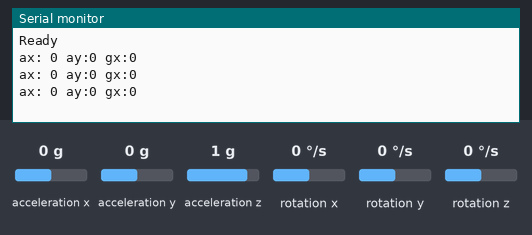
Recording of a sketch running on a simulated Arduino Uno, built with avr-gcc and run on an emulated ATmega328P. Parts: the last lines printed to the serial monitor. Inputs (shaded band) come from the test bench; at power-on: acceleration x 0 g, acceleration y 0 g, rotation x 0 °/s, acceleration z 1 g, rotation y 0 °/s, rotation z 0 °/s.

Above: at 9.2 s.
9.3 s: acceleration x set to -1.4 g
At 9.9 s:
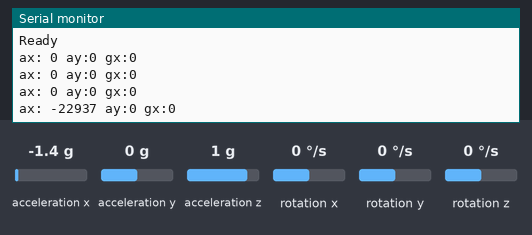
10.8 s: acceleration y set to -1.4 g
At 11.4 s:
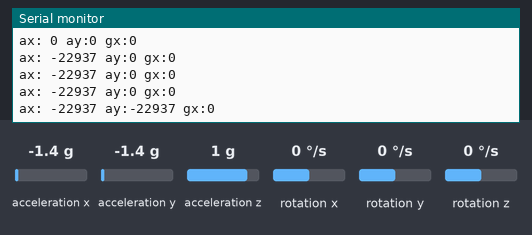
12.3 s: rotation x set to -192 °/s
At 13.0 s:
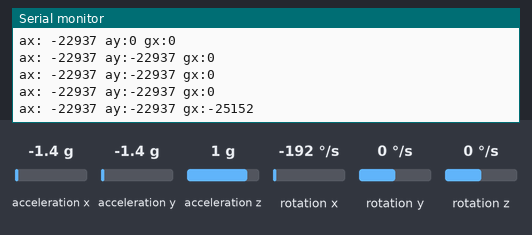

The sketch:

MouseTester.ino
```cpp
#include <Wire.h>
#include <I2Cdev.h>
#include <MPU6050.h>

MPU6050 mpu;
int16_t ax, ay, az, gx, gy, gz;

void setup() {
  Serial.begin(19200);
  Wire.begin();
  mpu.initialize();
  delay(8000);
  Serial.println("Ready");
}

void loop() {

  mpu.getMotion6(&ax, &ay, &az, &gx, &gy, &gz);

  Serial.print("ax: ");
  Serial.print(ax);
  Serial.print(" ay:");
  Serial.print(ay);
  Serial.print(" gx:");
  Serial.print(gx);
  Serial.println("");

  delay(500);
  ax++;
}
```

Measured:
- after the input at 9.3 s, the serial monitor: prints a new line after 0.22 s (image 1)
- after the input at 10.8 s, the serial monitor: prints a new line after 0.23 s (image 2)
- after the input at 12.3 s, the serial monitor: prints a new line after 0.24 s (image 3)
